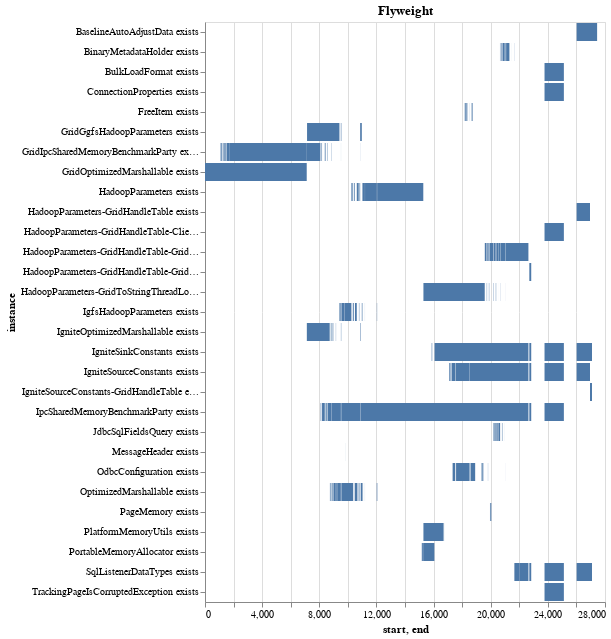
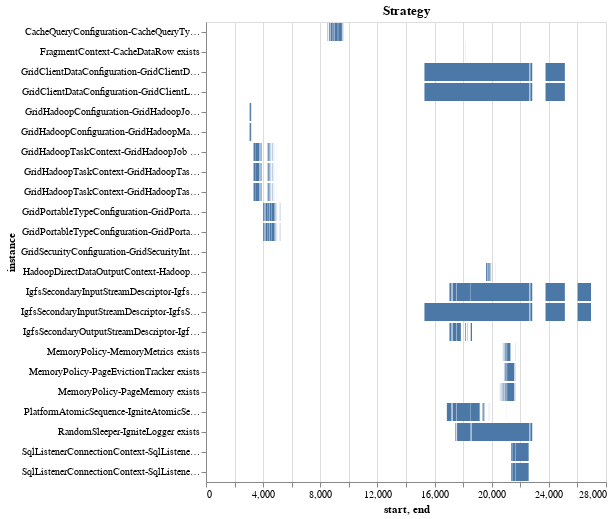
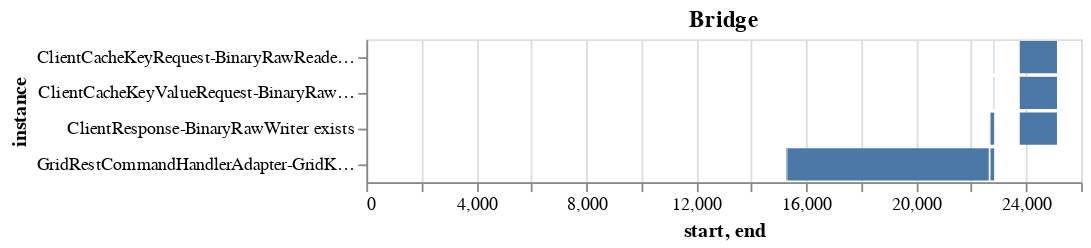

The code cell stored with these charts, in order, in its notebook:
### Code cell
from lifecycle_parser import LifecycleParser

parser = LifecycleParser(server_docs)
for title in ['Flyweight', 'Strategy', 'Bridge']: 
    display(parser.pattern_timeline(title))

### Figure 1 — Vega-Lite specification as saved in the notebook (floating-point values rounded to 4 significant figures; data arrays with more than 128 entries replaced by an {"elided": "..."} marker saying what was removed)
{"config": {"view": {"continuousWidth": 400, "continuousHeight": 300}}, "data": {"name": "data-d2a3ebd7cb22e5bff3b9e29e03e1f77d"}, "mark": "bar", "encoding": {"x": {"type": "quantitative", "field": "start"}, "x2": {"field": "end"}, "y": {"type": "nominal", "field": "instance"}}, "title": "Flyweight", "$schema": "https://vega.github.io/schema/vega-lite/v4.8.1.json", "datasets": {"data-d2a3ebd7cb22e5bff3b9e29e03e1f77d": {"elided": "294 records"}}}

### Figure 2 — Vega-Lite specification as saved in the notebook (floating-point values rounded to 4 significant figures; data arrays with more than 128 entries replaced by an {"elided": "..."} marker saying what was removed)
{"config": {"view": {"continuousWidth": 400, "continuousHeight": 300}}, "data": {"name": "data-db4f137863f476a96dc54ef154871334"}, "mark": "bar", "encoding": {"x": {"type": "quantitative", "field": "start"}, "x2": {"field": "end"}, "y": {"type": "nominal", "field": "instance"}}, "title": "Strategy", "$schema": "https://vega.github.io/schema/vega-lite/v4.8.1.json", "datasets": {"data-db4f137863f476a96dc54ef154871334": {"elided": "310 records"}}}

### Figure 3 — Vega-Lite specification as saved in the notebook (floating-point values rounded to 4 significant figures)
{"config": {"view": {"continuousWidth": 400, "continuousHeight": 300}}, "data": {"name": "data-5fcbb6cb39fbaa195b365918bb9f1d00"}, "mark": "bar", "encoding": {"x": {"type": "quantitative", "field": "start"}, "x2": {"field": "end"}, "y": {"type": "nominal", "field": "instance"}}, "title": "Bridge", "$schema": "https://vega.github.io/schema/vega-lite/v4.8.1.json", "datasets": {"data-5fcbb6cb39fbaa195b365918bb9f1d00": [{"instance": "GridRestCommandHandlerAdapter-GridKernalContext exists", "start": 15278, "end": 15281}, {"instance": "GridRestCommandHandlerAdapter-GridKernalContext exists", "start": 15283, "end": 15319}, {"instance": "ClientResponse-BinaryRawWriter exists", "start": 22640, "end": 22640}, {"instance": "GridRestCommandHandlerAdapter-GridKernalContext exists", "start": 15325, "end": 22640}, {"instance": "ClientResponse-BinaryRawWriter exists", "start": 22642, "end": 22642}, {"instance": "GridRestCommandHandlerAdapter-GridKernalContext exists", "start": 22642, "end": 22642}, {"instance": "ClientCacheKeyRequest-BinaryRawReaderEx exists", "start": 22822, "end": 22836}, {"instance": "ClientResponse-BinaryRawWriter exists", "start": 22703, "end": 22836}, {"instance": "ClientCacheKeyValueRequest-BinaryRawReaderEx exists", "start": 22822, "end": 22836}, {"instance": "GridRestCommandHandlerAdapter-GridKernalContext exists", "start": 22703, "end": 22836}, {"instance": "ClientCacheKeyRequest-BinaryRawReaderEx exists", "start": 23767, "end": 25121}, {"instance": "ClientResponse-BinaryRawWriter exists", "start": 23767, "end": 25121}, {"instance": "ClientCacheKeyValueRequest-BinaryRawReaderEx exists", "start": 23767, "end": 25121}]}}
